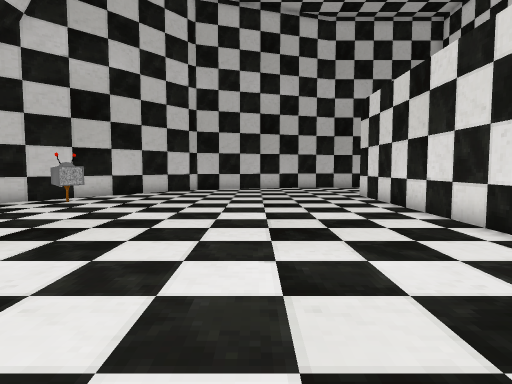
view 1 (above)

12 first-person views from a walk through a 3-D level made in the Godot game engine. The camera is 1.5 m above the floor, tilts 4° down and sees 75° across. The floor is counted in squares, 1.2 m on a side. Each view is taken from the middle of a square. On the plan, view 1 faces up. The plan holds only what a view shows up to about 14 squares ahead; the rest is blank. Flat picture figures and markers are not drawn. Characters and animated objects are left out.

view 2
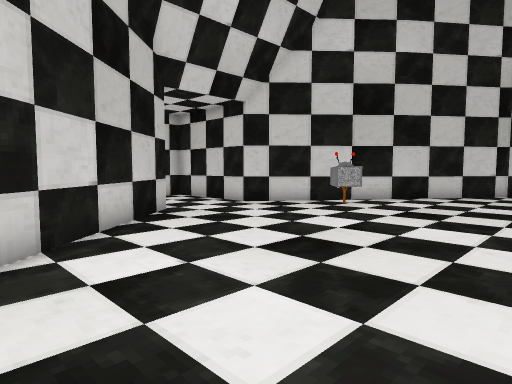

view 3
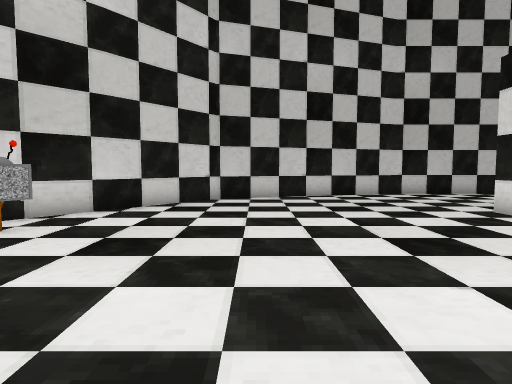

view 4
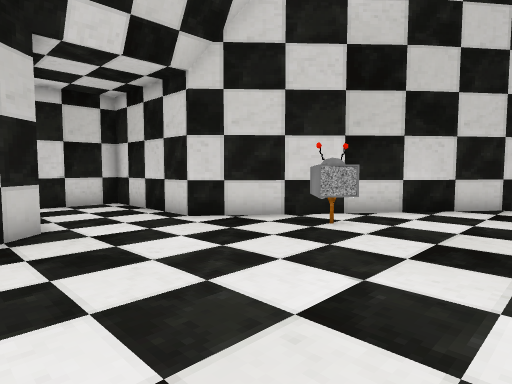

view 5
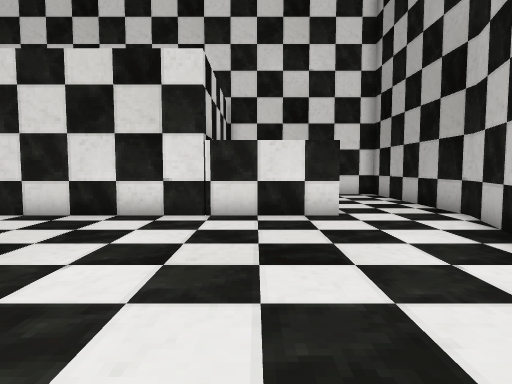

view 6
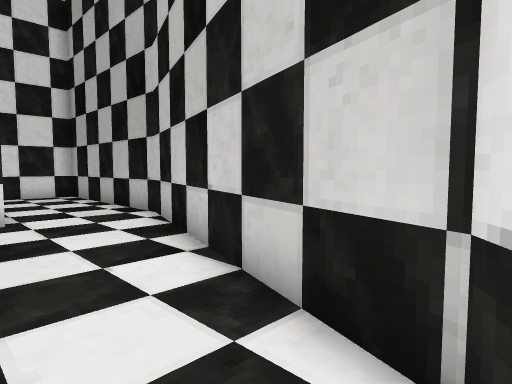

view 7
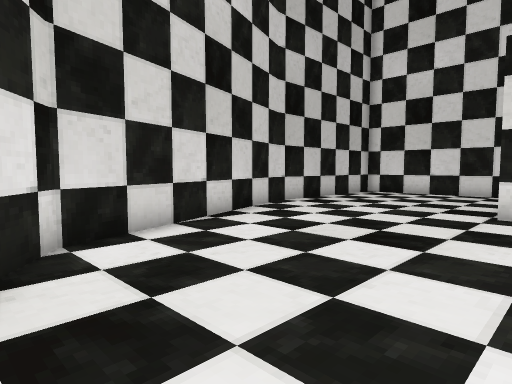

view 8
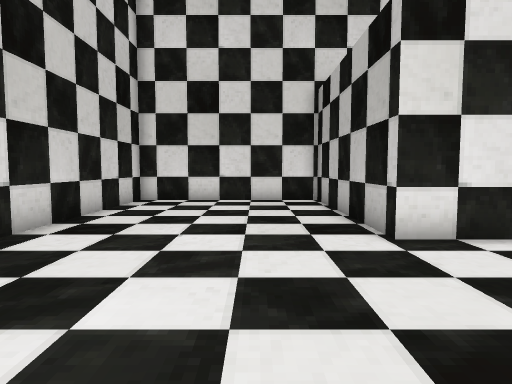

view 9
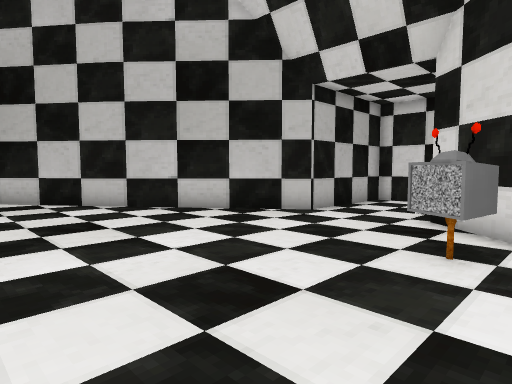

view 10
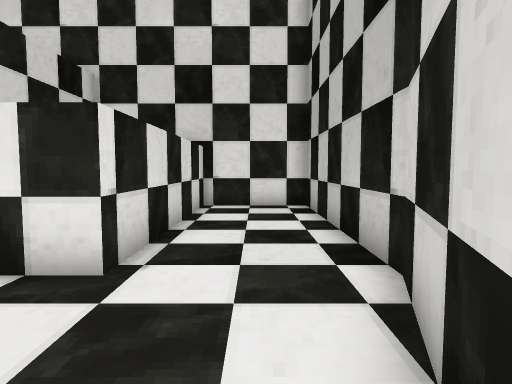

view 11
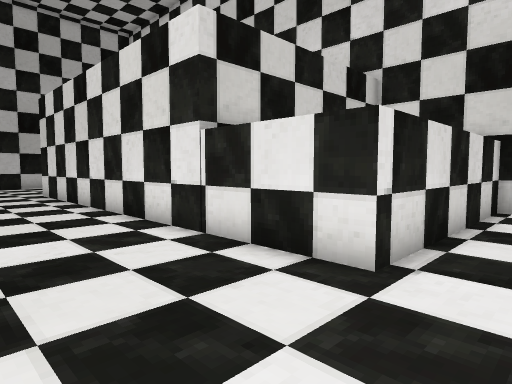

view 12
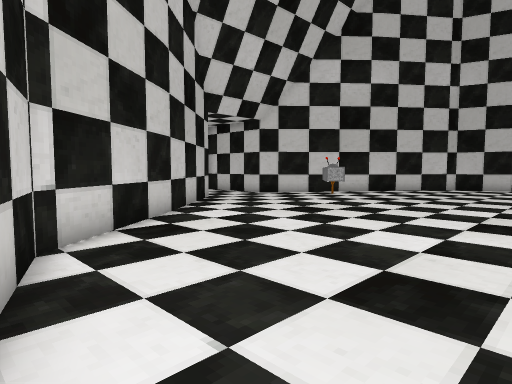

### Floor plan
Points are (right, up) in squares from view 1. A wall is a line through its corners. A room is listed if a view was taken in it or the views show most of it. See-through windows are left out.
Room 1 (views 1, 2, 3, 4, 5, 6, 7, 8, 9, 10, 11, 12)
walls: (-6.4, 16.1) (-10.8, 11.3) (-15.7, 11.3) (-15.7, 7.7) (-10.9, 7.7) (-6.4, 2.8); (-6.5, 2.9) (-3.6, -0.9) (4.9, -3.7) (12.3, -3.7) (12.3, -0.2) (4.8, -0.2) (4.8, 15.5) (12.3, 15.5) (12.3, 22.6) (4.8, 22.6) (-3.6, 19.8) (-6.5, 16)
objects: sign (-7, 12) to (-7, 13)

Where each view was taken, in squares from view 1:
view 1: 0 up, 0 right, facing up
view 2: 2 up, 1 left, facing up-left
view 3: 6 up, 2 left, facing up
view 4: 6 up, 3 left, facing up-left
view 5: 2 up, 4 left, facing right
view 6: 1 up, 4 left, facing down-right
view 7: 14 up, 5 left, facing up-right
view 8: 18 up, 1 left, facing right
view 9: 14 up, 2 left, facing down-left
view 10: 2 down, 1 right, facing right
view 11: 2 down, 1 right, facing up-right
view 12: 2 down, 2 right, facing up-left
